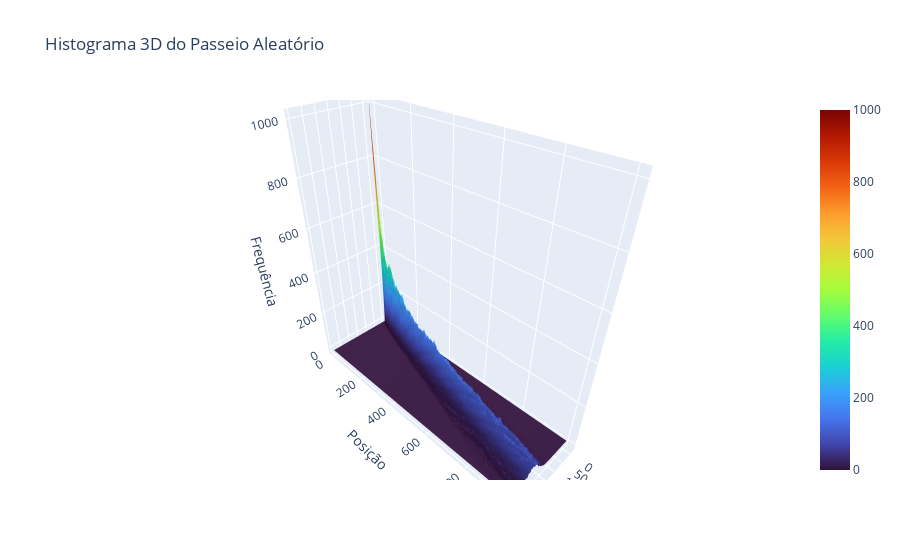
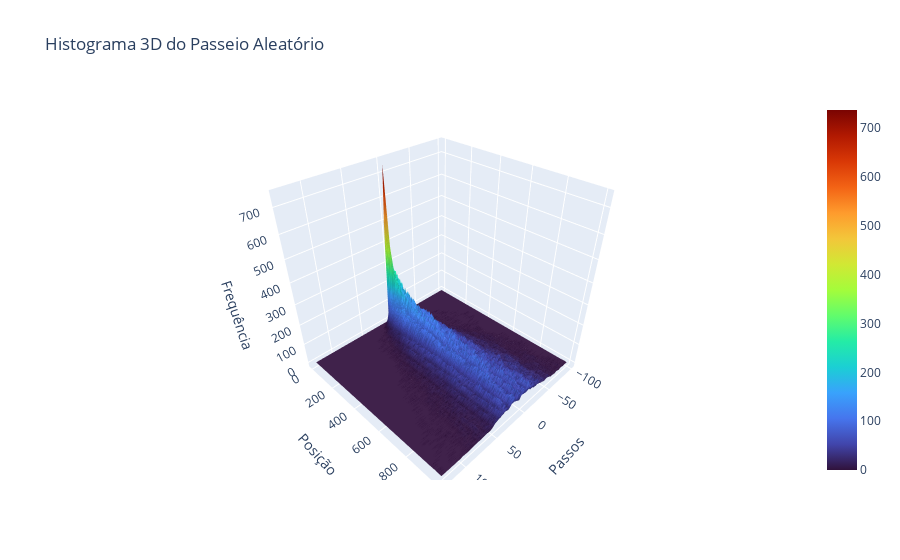

These figures' notebook cell, in order:
### Markdown cell above
Passeio aleatório (histograma). Usando os dados do exercício 2, faça um histograma da posição do caminhante em cada passo. Faça um gráfico de mapa de cores da evolução do histograma usando plt.imshow, plt.pcolormesh, ou tente fazer gráficos 3D. Se optar por fazer gráficos 3D, recomendo usar a biblioteca plotly, pois gráficos 3D no matplotlib não ficam bons.

### Code cell
import plotly.graph_objects as go
import numpy as np

def histogram_3d(lista):
    '''
    Cria um histograma 3D a partir de uma lista de dados.
    Parâmetros:
        lista: Lista de dados a serem plotados.
    Retorna:
        histogram_3d: Histograma 3D dos dados.

    '''
    N = len(lista)
    bins = 50
    dados = np.array(lista)

    # Verifica se Y1 e Y2 têm o mesmo número de colunas
    if dados.shape[1] != dados.shape[1]:
        raise ValueError("Y1 and Y2 must have the same number of columns")

    # Cria uma grade para o histograma 3D
    histogram_3d = np.zeros((N, bins))

    # Preenche o histograma 3D
    for step in range(N):
        step_positions = dados[:, step]
        hist, bin_edges = np.histogram(step_positions, bins=bins, range=(dados.min(), dados.max()))
        histogram_3d[step, :] = hist
    
    x = np.arange(N)  # Passos
    y = np.linspace(dados.min(), dados.max(), bins)  # Posições
    
    return  x, y, histogram_3d



y2 ,x2 , z2 = histogram_3d(Y2)
# Cria o gráfico 3D

fig2 = go.Figure(data=[go.Surface(z=z2, x=x2, y=y2, colorscale='turbo')])
fig2.update_layout(
    title="Histograma 3D do Passeio Aleatório",
    scene=dict(
        xaxis_title="Passos",
        yaxis_title="Posição",
        zaxis_title="Frequência"
    )
)


y1 ,x1 ,z1 = histogram_3d(Y1)
fig1 = go.Figure(data=[go.Surface(z=z1, x=x1, y=y1, colorscale='turbo')])
fig1.update_layout(
    title="Histograma 3D do Passeio Aleatório",
    scene=dict(
        xaxis_title="Passos",
        yaxis_title="Posição",
        zaxis_title="Frequência"
    )
)
fig2.show()
fig1.show()

### Figure 1 — Plotly figure (JSON) as saved in the notebook; plotly's stock layout.template omitted (floating-point values rounded to 4 significant figures; data arrays with more than 128 entries replaced by an {"elided": "..."} marker saying what was removed)
{"data": [{"colorscale": [[0, "#30123b"], [0.07143, "#4145ab"], [0.1429, "#4675ed"], [0.2143, "#39a2fc"], [0.2857, "#1bcfd4"], [0.3571, "#24eca6"], [0.4286, "#61fc6c"], [0.5, "#a4fc3b"], [0.5714, "#d1e834"], [0.6429, "#f3c63a"], [0.7143, "#fe9b2d"], [0.7857, "#f36315"], [0.8571, "#d93806"], [0.9286, "#b11901"], [1, "#7a0402"]], "type": "surface", "x": [-17, -10.49, -3.98, 2.531, 9.041, 15.55, 22.06, 28.57, 35.08, 41.59, 48.1, 54.61, 61.12, 67.63, 74.14, 80.65, 87.16, 93.67, 100.2, 106.7, 113.2, 119.7, 126.2, 132.7, 139.2, 145.8, 152.3, 158.8, 165.3, 171.8, 178.3, 184.8, 191.3, 197.8, 204.3, 210.9, 217.4, 223.9, 230.4, 236.9, 243.4, 249.9, 256.4, 262.9, 269.4, 276.0, 282.5, 289.0, 295.5, 302], "y": {"elided": "1000 int values"}, "z": {"elided": "1000x50 int values"}}], "layout": {"scene": {"xaxis": {"title": {"text": "Passos"}}, "yaxis": {"title": {"text": "Posição"}}, "zaxis": {"title": {"text": "Frequência"}}}, "title": {"text": "Histograma 3D do Passeio Aleatório"}}}

### Figure 2 — Plotly figure (JSON) as saved in the notebook; plotly's stock layout.template omitted (floating-point values rounded to 4 significant figures; data arrays with more than 128 entries replaced by an {"elided": "..."} marker saying what was removed)
{"data": [{"colorscale": [[0, "#30123b"], [0.07143, "#4145ab"], [0.1429, "#4675ed"], [0.2143, "#39a2fc"], [0.2857, "#1bcfd4"], [0.3571, "#24eca6"], [0.4286, "#61fc6c"], [0.5, "#a4fc3b"], [0.5714, "#d1e834"], [0.6429, "#f3c63a"], [0.7143, "#fe9b2d"], [0.7857, "#f36315"], [0.8571, "#d93806"], [0.9286, "#b11901"], [1, "#7a0402"]], "type": "surface", "x": [-99, -94.37, -89.73, -85.1, -80.47, -75.84, -71.2, -66.57, -61.94, -57.31, -52.67, -48.04, -43.41, -38.78, -34.14, -29.51, -24.88, -20.24, -15.61, -10.98, -6.347, -1.714, 2.918, 7.551, 12.18, 16.82, 21.45, 26.08, 30.71, 35.35, 39.98, 44.61, 49.24, 53.88, 58.51, 63.14, 67.78, 72.41, 77.04, 81.67, 86.31, 90.94, 95.57, 100.2, 104.8, 109.5, 114.1, 118.7, 123.4, 128], "y": {"elided": "1000 int values"}, "z": {"elided": "1000x50 int values"}}], "layout": {"scene": {"xaxis": {"title": {"text": "Passos"}}, "yaxis": {"title": {"text": "Posição"}}, "zaxis": {"title": {"text": "Frequência"}}}, "title": {"text": "Histograma 3D do Passeio Aleatório"}}}
